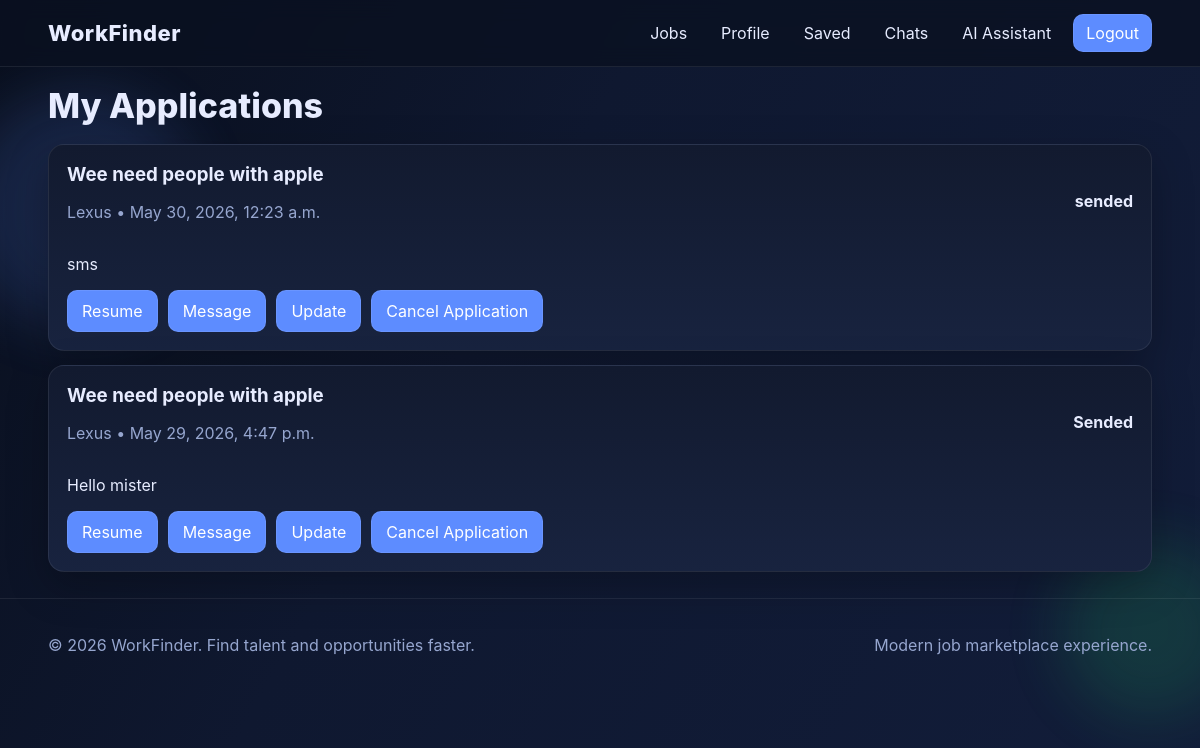
Page /aplicationss/ (signed in) on the committed database.
### work/models.py (models this page shows, shortened)
class Application(models.Model):
    job = models.ForeignKey(Job, on_delete=models.CASCADE, related_name='applications')
    user = models.ForeignKey(User, on_delete=models.CASCADE)
    sms = models.TextField()
    resume = models.FileField(upload_to='resumes/', blank=True, null=True)
    status = models.CharField(max_length=25)
    created_at = models.DateTimeField(auto_now_add=True)

class Job(models.Model):
    JOB_TYPE = [
        ('full_time', 'Full time'),
        ('part_time', 'Part time'),
        ('freelance', 'Freelance')
    ]
    company = models.ForeignKey(Emploeer, on_delete=models.CASCADE)
    title = models.CharField(max_length=25)
    description = models.TextField()
    sallary = models.PositiveIntegerField()
    location = models.CharField(max_length=50)
    job_type = models.CharField(max_length=25, choices=JOB_TYPE)
    exp_req = models.PositiveIntegerField()
    category = models.ForeignKey(Category, on_delete=models.CASCADE)
    created_at = models.DateTimeField(auto_now_add=True)

class Emploeer(models.Model):
    user = models.OneToOneField(User, on_delete=models.CASCADE)
    company_name = models.CharField(max_length=50)
    about = models.TextField()
    logo = models.ImageField(upload_to='companylogos/')
    location = models.CharField(max_length=50)
    create_at = models.DateTimeField(auto_now_add=True)
    is_creat = models.BooleanField(default=False, null=True, blank=True)

### work/views.py (the view)
# urls.py: path('aplicationss/', views.aplicationss, name='aplicationss'),
@login_required(login_url="login")
def aplicationss(request):
    user = request.user
    aplications = Application.objects.filter(user=user).select_related("job", "job__company").order_by("-created_at")
    return render(request, 'work/aplicationss.html', context={'apl' : aplications})

### templates/work/aplicationss.html (shortened to what this page needs)
{% extends "base.html" %}
{% block main %}
<h1 class="title">My Applications</h1>
<section class="job-list">
    {% for i in apl %}
        <article class="card">
            <div class="between">
                <div>
                    <h3 style="margin:0;">{{i.job.title}}</h3>
                    <p class="muted">{{ i.job.company.company_name }} • {{i.created_at}}</p>
                </div>
                <strong class="status-{{ i.status }}">{{i.status}}</strong>
            </div>
            <p>{{i.sms}}</p>
            <div class="row">
                {% if i.resume and i.resume.name %}
                    <a class="btn btn-outline" href="{{ i.resume.url }}" target="_blank">Resume</a>
                {% else %}
                    <span class="muted">No resume attached</span>
                {% endif %}
                <a class="btn btn-outline" href="{% url 'chat' i.job.company.user.id %}">Message</a>
                <a class="btn btn-outline" href="{% url 'update_app' i.id %}">Update</a>
                <a class="btn btn-outline" href="{% url 'delete_app' i.id %}">Cancel Application</a>
            </div>
        </article>
    {% empty %}
        <article class="card"><p class="muted">You have not applied yet.</p></article>
    {% endfor %}
</section>
{% endblock %}

### static/css/style.css (style rules this page uses)
:root { --bg:#0a1020; --card:#121a2f; --card-2:#18233f; --text:#e7ecff; --muted:#96a6cf; --primary:#5d8cff; --success:#22c55e; --danger:#ef4444; --border:rgba(255,255,255,.08); }
* { box-sizing:border-box }
body { margin:0; font-family:Inter,Segoe UI,Arial,sans-serif; background:linear-gradient(120deg,#090f1d,#0f1830 40%,#121d3a); color:var(--text); min-height:100vh; }
a { color:inherit;text-decoration:none }
.btn { background:var(--primary)!important;color:white;padding:10px 14px;border-radius:10px;border:0;cursor:pointer }
.btn-outline { border:1px solid var(--border) }
.card { background:linear-gradient(180deg,var(--card),var(--card-2)); border:1px solid var(--border); border-radius:16px; padding:18px; box-shadow:0 14px 40px rgba(0,0,0,.25); }
.title { font-size:34px;font-weight:800;margin:18px 0 }
.muted { color:var(--muted) }
.job-list { display:grid;gap:14px }
.row { display:flex;gap:10px;align-items:center;flex-wrap:wrap }
.between { display:flex;justify-content:space-between;gap:10px;align-items:center;flex-wrap:wrap }

### rows in the picture
Application: job "Wee need people with apple", job.company.company_name "Lexus", created_at "May 30, 2026, 12:23 a.m.", status "sended", sms "sms"
Application: job "Wee need people with apple", job.company.company_name "Lexus", created_at "May 29, 2026, 4:47 p.m.", status "Sended", sms "Hello mister"
